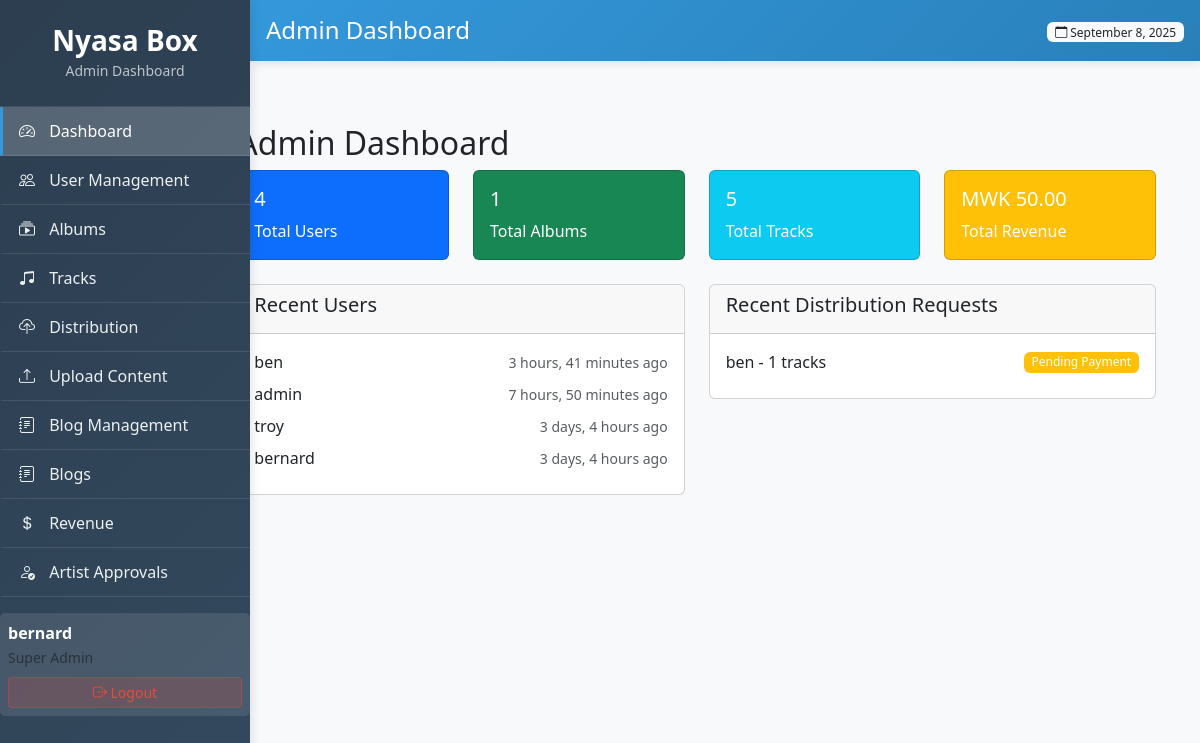
/adminxy/dashboard/ (signed in), run on the app's committed database.
### core/models.py (models this page shows, shortened)
class DistributionRequest(models.Model):
    STATUS_CHOICES = (
        ('pending', 'Pending Payment'),
        ('paid', 'Paid'),
        ('processing', 'Processing'),
        ('distributed', 'Distributed'),
        ('rejected', 'Rejected'),
        ('cancelled', 'Cancelled'),
    )
    artist = models.ForeignKey(User, on_delete=models.CASCADE, related_name='distribution_requests')
    tracks = models.ManyToManyField(Track, related_name='distribution_requests')
    platforms = models.ManyToManyField(DistributionPlatform, related_name='distribution_requests')
    requested_at = models.DateTimeField(auto_now_add=True)
    status = models.CharField(max_length=20, choices=STATUS_CHOICES, default='pending')
    total_amount = models.DecimalField(max_digits=10, decimal_places=2, default=0.00)
    payment_reference = models.CharField(max_length=100, blank=True)
    payment_date = models.DateTimeField(null=True, blank=True)
    distributed_date = models.DateTimeField(null=True, blank=True)
    class Meta:
        indexes = [
            models.Index(fields=['artist'], name='idx_distribution_artist'),
            models.Index(fields=['requested_at'], name='idx_distribution_requested_at'),
            models.Index(fields=['status'], name='idx_distribution_status'),
        ]

### core/admin_views.py (the view)
# urls.py: path('adminxy/dashboard/', admin_views.admin_dashboard, name='admin_dashboard'),
@login_required
@user_passes_test(is_admin)
def admin_dashboard(request):
    total_users = User.objects.count()
    total_albums = Album.objects.count()
    total_tracks = Track.objects.count()
    total_blogs = BlogPost.objects.count()
    distribution_stats = DistributionRequest.objects.aggregate(
        total_requests=Count('id'),
        total_revenue=Sum('total_amount'),
        pending_requests=Count('id', filter=Q(status='pending')),
        paid_requests=Count('id', filter=Q(status='paid'))
    )
    recent_users = User.objects.order_by('-date_joined')[:5]
    recent_distributions = DistributionRequest.objects.select_related('artist').order_by('-requested_at')[:5]
    context = {
        'total_users': total_users,
        'total_albums': total_albums,
        'total_tracks': total_tracks,
        'total_blogs': total_blogs,
        'distribution_stats': distribution_stats,
        'recent_users': recent_users,
        'recent_distributions': recent_distributions,
    }
    return render(request, 'peza/dashboard.html', context)

### core/admin_views.py (called while the page is built)
def is_admin(user):
    return user.is_authenticated and user.is_superuser

### core/templates/peza/dashboard.html (shortened to what this page needs)
{% extends 'peza/base.html' %}
{% block content %}
<div class="container-fluid">
    <div class="row">
        <div class="col-md-9 col-lg-10 ms-auto">
            <div class="container-fluid mt-4">
                <h2>Admin Dashboard</h2>
                <div class="row mb-4">
                    <div class="col-md-3">
                        <div class="card text-white bg-primary">
                            <div class="card-body">
                                <h5 class="card-title">{{ total_users }}</h5>
                                <p class="card-text">Total Users</p>
                            </div>
                        </div>
                    </div>
                    <div class="col-md-3">
                        <div class="card text-white bg-success">
                            <div class="card-body">
                                <h5 class="card-title">{{ total_albums }}</h5>
                                <p class="card-text">Total Albums</p>
                            </div>
                        </div>
                    </div>
                    <div class="col-md-3">
                        <div class="card text-white bg-info">
                            <div class="card-body">
                                <h5 class="card-title">{{ total_tracks }}</h5>
                                <p class="card-text">Total Tracks</p>
                            </div>
                        </div>
                    </div>
                    <div class="col-md-3">
                        <div class="card text-white bg-warning">
                            <div class="card-body">
                                <h5 class="card-title">MWK {{ distribution_stats.total_revenue|default:0|floatformat:2 }}</h5>
                                <p class="card-text">Total Revenue</p>
                            </div>
                        </div>
                    </div>
                </div>
                <div class="row">
                    <div class="col-md-6">
                        <div class="card">
                            <div class="card-header">
                                <h5>Recent Users</h5>
                            </div>
                            <div class="card-body">
                                {% for user in recent_users %}
                                <div class="d-flex justify-content-between align-items-center mb-2">
                                    <span>{{ user.username }}</span>
                                    <small class="text-muted">{{ user.date_joined|timesince }} ago</small>
                                </div>
                                {% endfor %}
                            </div>
                        </div>
                    </div>
                    <div class="col-md-6">
                        <div class="card">
                            <div class="card-header">
                                <h5>Recent Distribution Requests</h5>
                            </div>
                            <div class="card-body">
                                {% for dist in recent_distributions %}
                                <div class="d-flex justify-content-between align-items-center mb-2">
                                    <span>{{ dist.artist.username }} - {{ dist.tracks.count }} tracks</span>
                                    <span class="badge bg-{% if dist.status == 'paid' %}success{% else %}warning{% endif %}">
                                        {{ dist.get_status_display }}
                                    </span>
                                </div>
                                {% endfor %}
                            </div>
                        </div>
                    </div>
                </div>
            </div>
        </div>
    </div>
</div>
{% endblock %}

### core/templates/peza/base.html (shortened to what this page needs)
<!DOCTYPE html>
<html lang="en">
<head>
    <link href="https://cdn.jsdelivr.net/npm/bootstrap@5.3.0/dist/css/bootstrap.min.css" rel="stylesheet">
    <link rel="stylesheet" href="https://cdn.jsdelivr.net/npm/bootstrap-icons@1.10.0/font/bootstrap-icons.css">
</head>
<body>
    <div class="admin-sidebar">
        <div class="sidebar-brand">
            <h3>Nyasa Box</h3>
            <small class="text-muted">Admin Dashboard</small>
        </div>
        <div class="sidebar-nav">
            <ul class="nav flex-column">
                <li class="nav-item">
                    <a class="nav-link {% if request.resolver_match.url_name == 'admin_dashboard' %}active{% endif %}"
                       href="{% url 'admin_dashboard' %}">
                        <i class="bi bi-speedometer2"></i> Dashboard
                    </a>
                </li>
                <li class="nav-item">
                    <a class="nav-link {% if request.resolver_match.url_name == 'admin_users' %}active{% endif %}"
                       href="{% url 'admin_users' %}">
                        <i class="bi bi-people"></i> User Management
                    </a>
                </li>
                <li class="nav-item">
                    <a class="nav-link {% if request.resolver_match.url_name == 'admin_albums' %}active{% endif %}"
                       href="{% url 'admin_albums' %}">
                        <i class="bi bi-collection-play"></i> Albums
                    </a>
                </li>
                <li class="nav-item">
                    <a class="nav-link {% if request.resolver_match.url_name == 'admin_tracks' %}active{% endif %}"
                       href="{% url 'admin_tracks' %}">
                        <i class="bi bi-music-note-beamed"></i> Tracks
                    </a>
                </li>
                <li class="nav-item">
                    <a class="nav-link {% if request.resolver_match.url_name == 'admin_distribution_requests' %}active{% endif %}"
                       href="{% url 'admin_distribution_requests' %}">
                        <i class="bi bi-cloud-upload"></i> Distribution
                    </a>
                </li>
                <li class="nav-item">
                    <a class="nav-link {% if request.resolver_match.url_name == 'admin_upload_content' %}active{% endif %}"
                       href="{% url 'admin_upload_content' %}">
                        <i class="bi bi-upload"></i> Upload Content
                    </a>
                </li>
                <li class="nav-item">
                    <a class="nav-link {% if request.resolver_match.url_name == 'admin_blog_management' %}active{% endif %}"
                       href="{% url 'admin_blog_management' %}">
                        <i class="bi bi-journal-text"></i> Blog Management
                    </a>
                </li>
                  <li class="nav-item">
                    <a class="nav-link {% if request.resolver_match.url_name == 'create_blog' %}active{% endif %}"
                       href="{% url 'create_blog' %}">
                        <i class="bi bi-journal-text"></i> Blogs
                    </a>
                </li>
                <li class="nav-item">
                    <a class="nav-link {% if request.resolver_match.url_name == 'admin_revenue' %}active{% endif %}"
                       href="{% url 'admin_revenue' %}">
                        <i class="bi bi-currency-dollar"></i> Revenue
                    </a>
                </li>
                <li class="nav-item">
                    <a class="nav-link {% if request.resolver_match.url_name == 'admin_artist_approvals' %}active{% endif %}"
                       href="{% url 'admin_artist_approvals' %}">
                        <i class="bi bi-person-check"></i> Artist Approvals
                    </a>
                </li>
            </ul>
        </div>
        <div class="user-info">
            <div class="d-flex align-items-center">
                <div class="flex-grow-1">
                    <strong>{{ user.username }}</strong>
                    <br>
                    <small class="text-muted">Super Admin</small>
                </div>
            </div>
            <form method="post" action="{% url 'logout' %}" class="mt-2">
                <button type="submit" class="btn btn-sm logout-btn w-100">
                    <i class="bi bi-box-arrow-right"></i> Logout
                </button>
            </form>
        </div>
    </div>
    <div class="admin-header">
        <div class="d-flex justify-content-between align-items-center">
            <h4 class="mb-0">
                {% block page_title %}Admin Dashboard{% endblock %}
            </h4>
            <div>
                <span class="badge bg-light text-dark">
                    <i class="bi bi-calendar"></i> {% now "F j, Y" %}
                </span>
            </div>
        </div>
    </div>
    <div class="admin-content">
        {% block content %}{% endblock %}
    </div>
</body>
</html>

### core/templates/peza/base.html (style rules this page uses)
body { background-color: #f8f9fa; font-family: 'Segoe UI', Tahoma, Geneva, Verdana, sans-serif; }
.admin-sidebar { background: linear-gradient(135deg, #2c3e50, #34495e); color: white; height: 100vh; position: fixed; left: 0; top: 0; width: 250px; z-index: 1000; box-shadow: 2px 0 10px rgba(0,0,0,0.1); }
.admin-header { background: linear-gradient(135deg, #3498db, #2980b9); color: white; padding: 1rem; margin-left: 0px; position: fixed; top: 0; right: 0; left: 250px; z-index: 999; box-shadow: 0 2px 10px rgba(0,0,0,0.1); }
.admin-content { margin-left: 0px; margin-top: 80px; padding: 20px; min-height: calc(100vh - 80px); }
.sidebar-brand { padding: 1.5rem 1rem; border-bottom: 1px solid rgba(255,255,255,0.1); text-align: center; }
.sidebar-brand h3 { margin: 0; font-weight: 600; }
.sidebar-brand .text-muted { color: #bdc3c7 !important; }
.nav-link { color: #ecf0f1; padding: 0.75rem 1rem; border-left: 3px solid transparent; transition: all 0.3s ease; }
.nav-link.active { background-color: rgba(255,255,255,0.15); border-left-color: #3498db; color: #ffffff; }
.nav-link i { width: 20px; margin-right: 10px; }
.badge { font-weight: 500; }
.user-info { background: rgba(255,255,255,0.1); border-radius: 5px; padding: 0.5rem; margin-top: 1rem; }
.logout-btn { background: rgba(231, 76, 60, 0.2); border: 1px solid rgba(231, 76, 60, 0.3); color: #e74c3c; }

### core/templates/peza/dashboard.html (style rules this page uses)
.nav-link { padding: 0.75rem 1rem; border-bottom: 1px solid rgba(255,255,255,0.1); }
.nav-link.active { background-color: rgba(255,255,255,0.2); }

### data on the page
DistributionRequest: artist.username "ben", tracks.count "1", status "Pending Payment"

### other printed values
{{ user.username }} "bernard"
{{ total_users }} "4"
{{ total_albums }} "1"
{{ total_tracks }} "5"
{{ distribution_stats.total_revenue|default:0|floatformat:2 }} "50.00"
{{ user.username }} "ben"
{{ user.date_joined|timesince }} "3 hours, 41 minutes"
{{ user.username }} "admin"
{{ user.date_joined|timesince }} "7 hours, 50 minutes"
{{ user.username }} "troy"
{{ user.date_joined|timesince }} "3 days, 4 hours"
